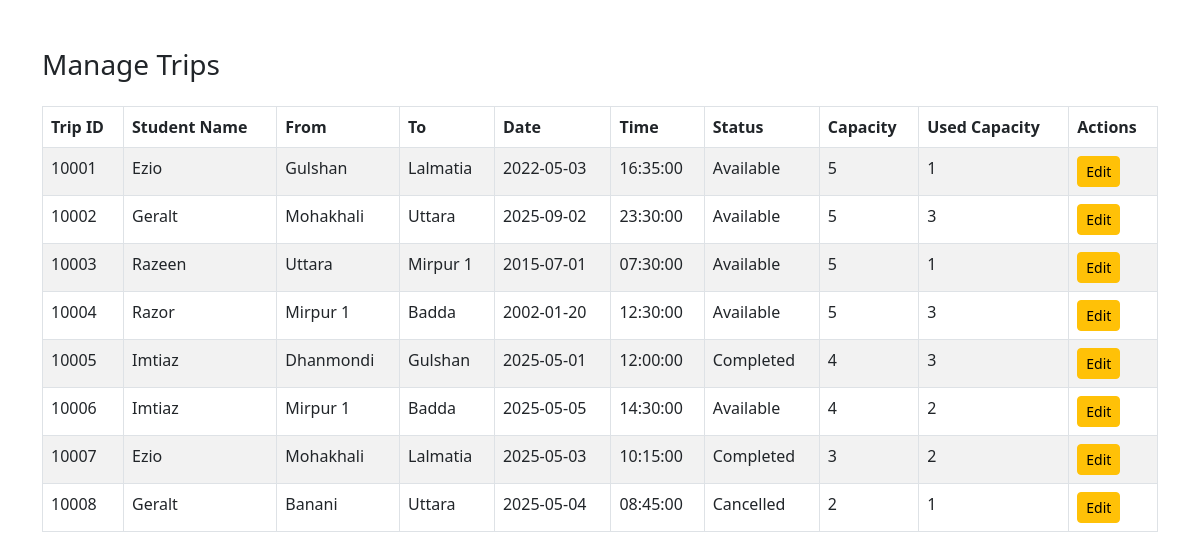
/backend/manage_trips.php (signed in), run on the app's committed database.
### tables this page shows
CREATE TABLE Trips (
    Trip_ID INT PRIMARY KEY AUTO_INCREMENT,
    Student_ID VARCHAR(20),
    where_loc VARCHAR(50),
    Capacity INT,
    Time TIME,
    Date DATE,
    Vehicle_Info VARCHAR(50),
    Fare DECIMAL(5,2),
    Meet_up_location VARCHAR(100),
    Mode_of_Commute VARCHAR(30),
    trip_status VARCHAR(30),
    to_loc VARCHAR(50),
    Used_capacity INT,
    FOREIGN KEY (Student_ID) REFERENCES User(Student_ID) ON DELETE SET NULL,
    FOREIGN KEY (where_loc) REFERENCES Locations(area_locations) ON DELETE SET NULL,
    FOREIGN KEY (to_loc) REFERENCES Locations(area_locations) ON DELETE SET NULL
)AUTO_INCREMENT=10001;

CREATE TABLE User (
    Student_ID VARCHAR(20) PRIMARY KEY,
    Name VARCHAR(100) NOT NULL,
    Gsuite_Email VARCHAR(100) UNIQUE NOT NULL,
    Scanned_ID VARCHAR(255),
    Semester VARCHAR(20),
    Department VARCHAR(50),
    Thana VARCHAR(50),
    Phone_Number VARCHAR(15),  
    Password VARCHAR(100) NOT NULL,
    Address VARCHAR(255),      
    Gender VARCHAR(10),        
    Profile_Pic VARCHAR(255),  
    UserStatus VARCHAR(30) NULL DEFAULT 'Available'  
);

### backend/manage_trips.php (the view, shortened to what this page needs)
<?php
include 'db_connection.php';
$query = "SELECT t.Trip_ID, t.Student_ID, u.Name AS Student_Name, t.where_loc, t.to_loc, t.Date, t.Time, t.Fare, t.trip_status, t.Capacity, t.Used_capacity
          FROM Trips t
          JOIN User u ON t.Student_ID = u.Student_ID";
$result = mysqli_query($conn, $query);
?>
<!DOCTYPE html>
<html lang="en">
<head>
    <link href="https://cdn.jsdelivr.net/npm/bootstrap@5.3.0/dist/css/bootstrap.min.css" rel="stylesheet">
    <link href="https://cdn.jsdelivr.net/npm/bootstrap-icons@1.10.5/font/bootstrap-icons.css" rel="stylesheet">
</head>
<body>
<div class="container mt-5">
    <h3 class="mb-4">Manage Trips</h3>
    <div class="table-responsive">
        <table class="table table-striped table-bordered">
            <thead>
                <tr>
                    <th>Trip ID</th>
                    <th>Student Name</th>
                    <th>From</th>
                    <th>To</th>
                    <th>Date</th>
                    <th>Time</th>
                    <th>Status</th>
                    <th>Capacity</th>
                    <th>Used Capacity</th>
                    <th>Actions</th>
                </tr>
            </thead>
            <tbody>
                <?php while ($row = mysqli_fetch_assoc($result)) { ?>
                    <tr>
                        <td><?= $row['Trip_ID'] ?></td>
                        <td><?= htmlspecialchars($row['Student_Name']) ?></td>
                        <td><?= htmlspecialchars($row['where_loc']) ?></td>
                        <td><?= htmlspecialchars($row['to_loc']) ?></td>
                        <td><?= $row['Date'] ?></td>
                        <td><?= $row['Time'] ?></td>
                        <td><?= $row['trip_status'] ?></td>
                        <td><?= $row['Capacity'] ?></td>
                        <td><?= $row['Used_capacity'] ?></td>
                        <td>
                            <button class="btn btn-warning btn-sm" data-bs-toggle="modal" data-bs-target="#editModal<?= $row['Trip_ID'] ?>">Edit</button>
                        </td>
                    </tr>
                <?php } ?>
            </tbody>
        </table>
    </div>
</div>
</body>
</html>

### data on the page
trips: Trip_ID "10001", Student_ID.Name "Ezio", where_loc "Gulshan", to_loc "Lalmatia", Date "2022-05-03", Time "16:35:00", trip_status "Available", Capacity "5", Used_capacity "1"
trips: Trip_ID "10002", Student_ID.Name "Geralt", where_loc "Mohakhali", to_loc "Uttara", Date "2025-09-02", Time "23:30:00", trip_status "Available", Capacity "5", Used_capacity "3"
trips: Trip_ID "10003", Student_ID.Name "Razeen", where_loc "Uttara", to_loc "Mirpur 1", Date "2015-07-01", Time "07:30:00", trip_status "Available", Capacity "5", Used_capacity "1"
trips: Trip_ID "10004", Student_ID.Name "Razor", where_loc "Mirpur 1", to_loc "Badda", Date "2002-01-20", Time "12:30:00", trip_status "Available", Capacity "5", Used_capacity "3"
trips: Trip_ID "10005", Student_ID.Name "Imtiaz", where_loc "Dhanmondi", to_loc "Gulshan", Date "2025-05-01", Time "12:00:00", trip_status "Completed", Capacity "4", Used_capacity "3"
trips: Trip_ID "10006", Student_ID.Name "Imtiaz", where_loc "Mirpur 1", to_loc "Badda", Date "2025-05-05", Time "14:30:00", trip_status "Available", Capacity "4", Used_capacity "2"
trips: Trip_ID "10007", Student_ID.Name "Ezio", where_loc "Mohakhali", to_loc "Lalmatia", Date "2025-05-03", Time "10:15:00", trip_status "Completed", Capacity "3", Used_capacity "2"
trips: Trip_ID "10008", Student_ID.Name "Geralt", where_loc "Banani", to_loc "Uttara", Date "2025-05-04", Time "08:45:00", trip_status "Cancelled", Capacity "2", Used_capacity "1"
